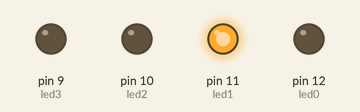
A sketch run on a simulated Arduino Uno, built with avr-gcc and run on an emulated ATmega328P. Parts: output pins drawn as LEDs (lit = HIGH).

Above: at 0.5 s.
At 4.5 s:
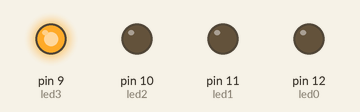
At 7.5 s:
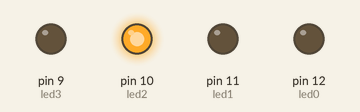
At 9.5 s:
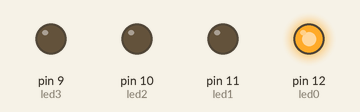
Timing chart, 0 to 10.4 s (numbered marks = the images above):
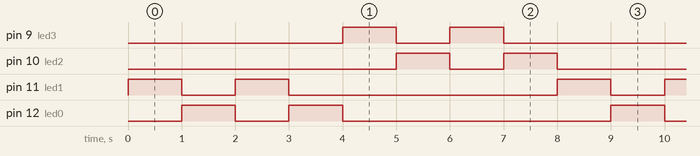

The sketch:

myBlink4.ino
```cpp
/*
  Blink 4
  Control 4 leds
 */

int led0 = 12;
int led1 = 11;
int led2 = 10;
int led3 = 9;
int time = 1000;

void setup() {
  // initialize the digital pin as an output.
  //
  pinMode(led0, OUTPUT);
  pinMode(led1, OUTPUT);
  pinMode(led2, OUTPUT);
  pinMode(led3, OUTPUT);
}
// turn a pin on and off
void flash(int pin) {
  digitalWrite(pin, HIGH);   // on
  delay(time);                  // wait
  digitalWrite(pin, LOW);    // off
}

void loop() {

  flash(11);
  flash(12);
  flash(11);
  flash(12);
  flash(9);
  flash(10);
  flash(9);
  flash(10);

}
```

Measured:
- by itself, pin 9 (led3), pin 10 (led2), pin 11 (led1), pin 12 (led0): repeats every 8.0 s: LOW 1.0 s, HIGH 1.0 s, LOW 5.0 s, HIGH 1.0 s
- by itself, everything shown: repeats every 8.0 s, in 9 steps
